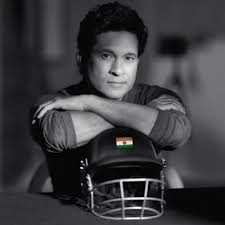
#> input picture DB/sachin/01.jpg, 225 x 225 px, found by its file name; its folder holds only this picture in this run
$ jupyter execute face_reco.ipynb
#> lines starting #> are read from the running program, lines starting #| are printed output that depends on the picture
[cell 1]
import cv2

[cell 2]
def name_map(x):
    if x=='sachin':
        return 0
    if x=='obama':
        return 1
    if x=='messi':
        return 2

[cell 3]
def get_name(x):
    if x==0:
        return 'sachin'
    if x==1:
        return 'obama'
    if x==2:
        return 'messi'

[cell 4]
def detect_face(img):
    gray=cv2.cvtColor(img,cv2.COLOR_BGR2GRAY)
    face_cas=cv2.CascadeClassifier(r'D:\DL Projects\Face_rocognition\haarcascade_frontalface_default.xml')
    face=face_cas.detectMultiScale(gray,scaleFactor=1.1,minNeighbors=4)
    if len(face)==0:
            return None,None
    x,y,w,h=face[0]
    return gray[x:x+w,y:y+h],face[0]

[cell 5]
import os

[cell 6]
def prepare_training_data(data_folder_path):
#> called with data_folder_path = 'D:\\DL Projects\\Face_rocognition\\DB'
    dirs=os.listdir(data_folder_path)
    #print(dirs)    #[obama,sachin,messi]
    faces=[]
    labels=[]
    for dir_name in dirs:
        label=dir_name    #messi
        sub_dir_path=data_folder_path+'/'+dir_name
        #print(sub_dir_path)
        image_names=os.listdir(sub_dir_path)
        #print(image_names)
        for img_name in image_names:
            img_path=sub_dir_path+'/'+img_name
            #print(img_path)
            image=cv2.imread(img_path)
#> image is the input picture: shape (225, 225, 3); mean B, G, R 61.6, 60.1, 60.1
            cv2.imshow('training image',image)
            cv2.waitKey(200)

            #detect face
            face,rect=detect_face(image)
#> in detect_face, `face=face_cas.detectMultiScale(gray,scaleFactor=1.1,minNeighbors=4)`: face = [[89, 35, 57, 57]]
#> in detect_face, `x,y,w,h=face[0]`: x = 89; y = 35; w = 57
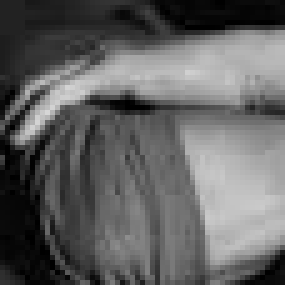
#> face: shape (57, 57) (shown 5 times larger); min 0, max 214, mean 97.4
#> rect = [89, 35, 57, 57]
            if face is not None:
                faces.append(face)
                labels.append(name_map(label))
                print(labels)

    cv2.waitKey(1)
    cv2.destroyAllWindows()
    return faces,labels

[cell 7]
path=r'D:\DL Projects\Face_rocognition\DB'
faces,labels=prepare_training_data(path)
#> faces = 1 item; labels = [0]
print(labels)
#| [0]

[cell 8]
print("Total faces",len(faces))
#| Total faces 1

[cell 9]
len(labels)
#> Out = 1
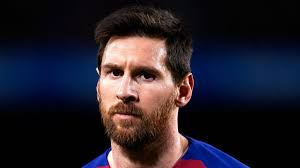
#> input picture messi1.jpg, 300 x 168 px, found by its file name
#> further down, test_img is the input picture: shape (168, 300, 3); mean B, G, R 42, 31.8, 37

[cell 10]
recognizer=cv2.face.LBPHFaceRecognizer_create()
recognizer

[cell 11]
import numpy as np
recognizer.train(faces,np.array(labels))

[cell 12]
def draw_rectangle(img,rect):
    x,y,w,h=rect
    cv2.rectangle(img,(x,y),(x+w,y+h),(255,0,0),4)

[cell 13]
def write_text(img,text,x,y):
    cv2.putText(img,text,(x,y),cv2.FONT_HERSHEY_COMPLEX,1,(0,0,255),3)

[cell 14]
def predict_new(test_img):
    img=test_img.copy()
    face,rect=detect_face(img)
#> in detect_face (call 2), `gray=cv2.cvtColor(img,cv2.COLOR_BGR2GRAY)`:
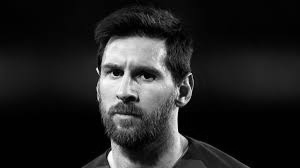
#> gray: shape (168, 300); min 0, max 253, mean 34.5
#> in detect_face (call 2), `face=face_cas.detectMultiScale(gray,scaleFactor=1.1,minNeighbors=4)`: face = [[83, 38, 92, 92]]
#> in detect_face (call 2), `x,y,w,h=face[0]`: x = 83; y = 38; w = 92
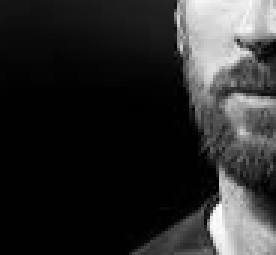
#> face: shape (85, 92) (shown 3 times larger); min 0, max 253, mean 44.2
#> rect = [83, 38, 92, 92]
    label=recognizer.predict(face)
#> label = (0, 200)
    label_text=get_name(label[0])
#> label_text = 'sachin'
    draw_rectangle(img,rect)
#> in draw_rectangle, `x,y,w,h=rect`: x = 83; y = 38; w = 92
    write_text(img,label_text,rect[0],rect[1])
#> in write_text, `cv2.putText(img,text,(x,y),cv2.FONT_HERSHEY_COMPLEX,1,(0,0,255),3)`:
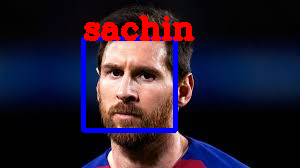
#> img: shape (168, 300, 3); mean B, G, R 47.1, 29.4, 41.4
    return img

[cell 15]
test_img=cv2.imread(r'D:\DL Projects\Face_rocognition\messi1.jpg')
test_img
